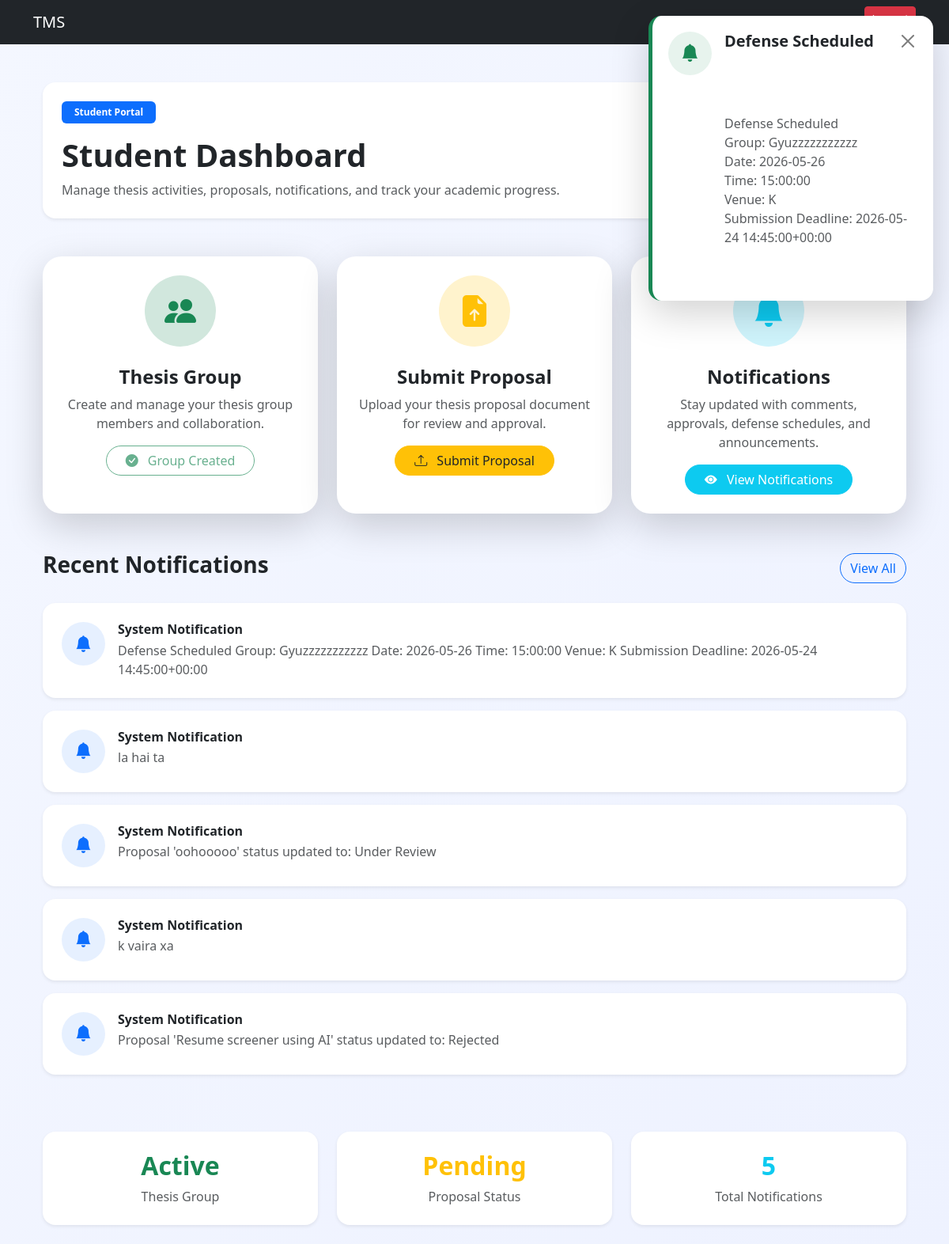
Screenshot of /student/dashboard/ (signed in) with the database file from the repository.
### notification/models.py (models this page shows, shortened)
class Notification(models.Model):
    user = models.ForeignKey(User,on_delete=models.CASCADE)
    sent_by = models.ForeignKey(User,on_delete=models.SET_NULL,null=True,related_name='sent_notifications')
    message = models.TextField()
    is_read = models.BooleanField(default=False)
    created_at = models.DateTimeField(auto_now_add=True)
    is_popup_shown = models.BooleanField(default=False)

### users/decorators.py (the view)
    def wrapper(request, *args, **kwargs):
        if request.user.role != 'student':
            return redirect('login')
        return view_func(request, *args, **kwargs)

### users/views.py (called while the page is built)
@login_required
@student_required
def student_dashboard(request):
    student = Student.objects.get(
        user=request.user
    )
    has_group = GroupMember.objects.filter(
        student=student
    ).exists()
    notifications = Notification.objects.filter(
        user=request.user
    ).order_by('-created_at')
    latest_notification = Notification.objects.filter(
        user=request.user
    ).order_by('-created_at').first()
    context = {
        'has_group': has_group,
        'notifications': notifications,
        'latest_notification': latest_notification
    }
    return render(
        request,
        'student/dashboard.html',
        context
    )

### users/templates/student/dashboard.html (shortened to what this page needs)
{% extends "base.html" %}
{% block start %}
<div class="container py-4">
    {% if latest_notification %}
    <div id="popup-notification"
         class="notification-popup shadow-lg">
        <div class="d-flex align-items-start">
            <div class="popup-icon me-3">
                <i class="bi bi-bell-fill"></i>
            </div>
            <div class="flex-grow-1">
                <div class="d-flex justify-content-between align-items-center mb-2">
                    <h5 class="fw-bold mb-0">
                        Defense Scheduled
                    </h5>
                    <button class="btn-close btn-sm"
                            onclick="closePopup()">
                    </button>
                </div>
                <p class="mb-0 text-muted"
                   style="white-space: pre-line;">
                    {{ latest_notification.message }}
                </p>
            </div>
        </div>
    </div>
    {% endif %}
    <div class="welcome-section mb-5 p-4 rounded-4 shadow-sm">
        <div class="d-flex flex-column flex-md-row justify-content-between align-items-center">
            <div>
                <span class="badge bg-primary px-3 py-2 mb-3">
                    Student Portal
                </span>
                <h1 class="fw-bold mb-2">
                    Student Dashboard
                </h1>
                <p class="text-muted mb-0">
                    Manage thesis activities, proposals, notifications,
                    and track your academic progress.
                </p>
            </div>
            <div class="mt-3 mt-md-0">
            </div>
        </div>
    </div>
    <div class="row g-4">
        <div class="col-lg-4 col-md-6">
            <div class="card dashboard-card border-0 shadow-lg h-100">
                <div class="card-body text-center p-4">
                    <div class="icon-box bg-success-subtle text-success mb-4">
                        <i class="bi bi-people-fill"></i>
                    </div>
                    <h4 class="fw-bold">
                        Thesis Group
                    </h4>
                    <p class="text-muted">
                        Create and manage your thesis group members and collaboration.
                    </p>
                    {% if not has_group %}
                    <a href="{% url 'create_group' %}"
                       class="btn btn-success rounded-pill px-4">
                        <i class="bi bi-plus-circle me-2"></i>
                        Create Group
                    </a>
                    {% else %}
                    <button class="btn btn-outline-success rounded-pill px-4"
                            disabled>
                        <i class="bi bi-check-circle-fill me-2"></i>
                        Group Created
                    </button>
                    {% endif %}
                </div>
            </div>
        </div>
        <div class="col-lg-4 col-md-6">
            <div class="card dashboard-card border-0 shadow-lg h-100">
                <div class="card-body text-center p-4">
                    <div class="icon-box bg-warning-subtle text-warning mb-4">
                        <i class="bi bi-file-earmark-arrow-up-fill"></i>
                    </div>
                    <h4 class="fw-bold">
                        Submit Proposal
                    </h4>
                    <p class="text-muted">
                        Upload your thesis proposal document for review and approval.
                    </p>
                    {% if has_group %}
                    <a href="{% url 'submit_proposal' %}"
                       class="btn btn-warning text-dark rounded-pill px-4">
                        <i class="bi bi-upload me-2"></i>
                        Submit Proposal
                    </a>
                    {% else %}
                    <button class="btn btn-secondary rounded-pill px-4"
                            disabled>
                        <i class="bi bi-lock-fill me-2"></i>
                        Create Group First
                    </button>
                    {% endif %}
                </div>
            </div>
        </div>
        <div class="col-lg-4 col-md-12">
            <div class="card dashboard-card border-0 shadow-lg h-100">
                <div class="card-body text-center p-4">
                    <div class="icon-box bg-info-subtle text-info mb-4">
                        <i class="bi bi-bell-fill"></i>
                    </div>
                    <h4 class="fw-bold">
                        Notifications
                    </h4>
                    <p class="text-muted">
                        Stay updated with comments, approvals,
                        defense schedules, and announcements.
                    </p>
                    <a href="{% url 'student_notifications' %}"
                       class="btn btn-info text-white rounded-pill px-4">
                        <i class="bi bi-eye-fill me-2"></i>
                        View Notifications
                    </a>
                </div>
            </div>
        </div>
    </div>
    <div class="mt-5">
        <div class="d-flex justify-content-between align-items-center mb-4">
            <h3 class="fw-bold">
                Recent Notifications
            </h3>
            <a href="{% url 'student_notifications' %}"
               class="btn btn-outline-primary rounded-pill">
                View All
            </a>
        </div>
        {% if notifications %}
            {% for notification in notifications %}
            <div class="notification-card shadow-sm rounded-4 p-4 mb-3">
                <div class="d-flex align-items-start">
                    <div class="notification-icon-small me-3">
                        <i class="bi bi-bell-fill"></i>
                    </div>
                    <div>
                        <h6 class="fw-bold mb-1">
                            System Notification
                        </h6>
                        <p class="text-muted mb-0">
                            {{ notification.message }}
                        </p>
                    </div>
                </div>
            </div>
            {% endfor %}
        {% endif %}
    </div>
    <div class="row mt-5 g-4">
        <div class="col-md-4">
            <div class="stats-card shadow-sm rounded-4 p-4 text-center">
                <h2 class="fw-bold text-success">
                    Active
                </h2>
                <p class="text-muted mb-0">
                    Thesis Group
                </p>
            </div>
        </div>
        <div class="col-md-4">
            <div class="stats-card shadow-sm rounded-4 p-4 text-center">
                <h2 class="fw-bold text-warning">
                    Pending
                </h2>
                <p class="text-muted mb-0">
                    Proposal Status
                </p>
            </div>
        </div>
        <div class="col-md-4">
            <div class="stats-card shadow-sm rounded-4 p-4 text-center">
                <h2 class="fw-bold text-info">
                    {{ notifications|length }}
                </h2>
                <p class="text-muted mb-0">
                    Total Notifications
                </p>
            </div>
        </div>
    </div>
</div>
<link rel="stylesheet"
href="https://cdn.jsdelivr.net/npm/bootstrap-icons@1.11.3/font/bootstrap-icons.min.css">
{% endblock %}

### users/templates/student/dashboard.html (style rules this page uses)
body { background: linear-gradient(to bottom right, #f4f7ff, #eef2ff); }
.rounded-4 { border-radius: 1.2rem; }
.welcome-section { background: white; }
.dashboard-card { border-radius: 1.5rem; transition: all 0.3s ease; }
.icon-box { width: 90px; height: 90px; border-radius: 50%; display: flex; align-items: center; justify-content: center; margin: auto; font-size: 2.5rem; }
.stats-card { background: white; transition: 0.3s ease; }
.notification-card { background: white; transition: 0.3s ease; }
.notification-icon-small { width: 55px; height: 55px; border-radius: 50%; background: rgba(13,110,253,0.1); color: #0d6efd; display: flex; align-items: center; justify-content: center; font-size: 1.3rem; flex-shrink: 0; }
.notification-popup { position: fixed; top: 20px; right: 20px; width: 360px; background: white; padding: 20px; border-radius: 16px; z-index: 9999; transition: opacity 0.5s ease; border-left: 5px solid #198754; }
.popup-icon { width: 55px; height: 55px; border-radius: 50%; background: rgba(25,135,84,0.1); color: #198754; display: flex; align-items: center; justify-content: center; font-size: 1.4rem; flex-shrink: 0; }

### rows the page displays
Notification: message "Defense Scheduled Group: Gyuzzzzzzzzzzz Date: 2026-05-26 Time: 15:00:00 Venue: K Submission Deadline: 2026-05-24 14:45:00+00:00"
Notification: message "la hai ta"
Notification: message "Proposal 'oohooooo' status updated to: Under Review"
Notification: message "k vaira xa"
Notification: message "Proposal 'Resume screener using AI' status updated to: Rejected"

### other values shown
{{ notifications|length }} "5"
